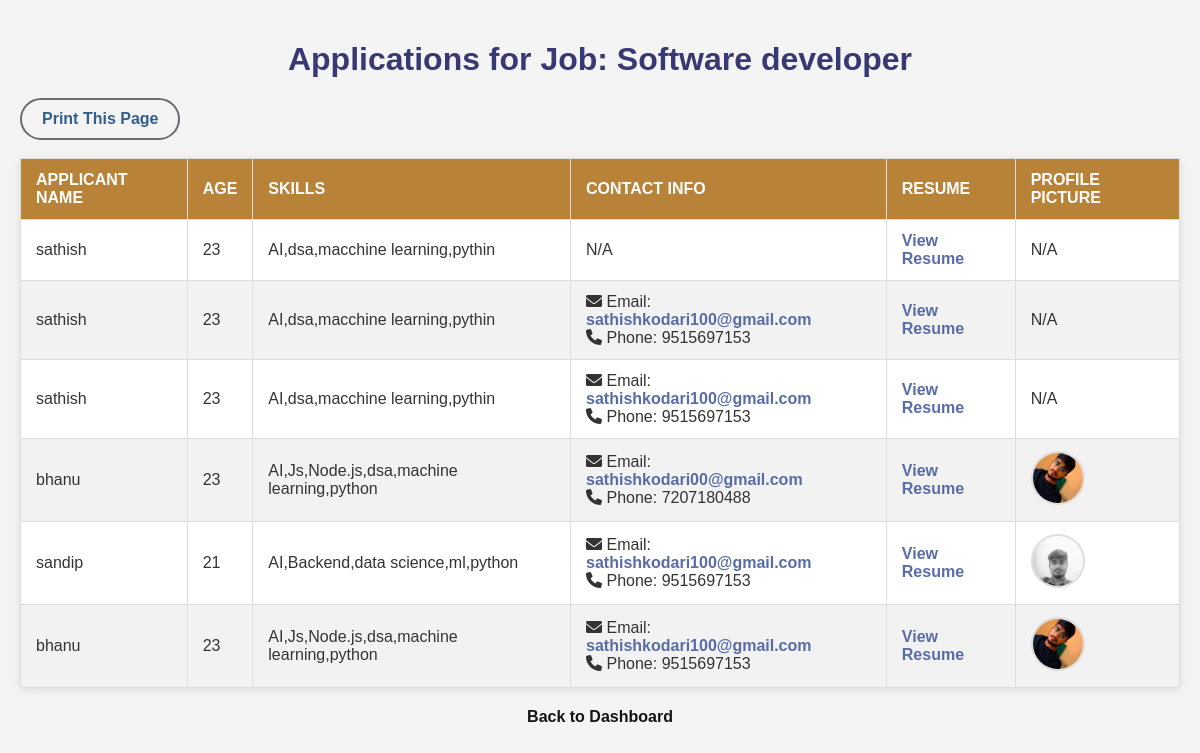
/admin_dashboard/applications/4 (signed in), run on the app's committed database.
### tables this page shows
CREATE TABLE career_options (
            id INTEGER PRIMARY KEY AUTOINCREMENT,
            name TEXT NOT NULL,
            description TEXT NOT NULL,
            learn_more TEXT NOT NULL,
            skills_required TEXT,
            application_form_url TEXT,
            is_vacant INTEGER DEFAULT 1,
            total_labour_vacancy INTEGER DEFAULT 0,
            posted_by TEXT,
            posted_date DATETIME DEFAULT CURRENT_TIMESTAMP
        );

CREATE TABLE applications (
            id INTEGER PRIMARY KEY AUTOINCREMENT,
            job_id INTEGER NOT NULL,
            applicant_name TEXT NOT NULL,
            contact_info TEXT,
            resume_filename TEXT, applicant_email TEXT, applicant_phone TEXT, first_name TEXT, last_name TEXT, dob TEXT, address TEXT, pincode TEXT, experience REAL, skills_applied TEXT, preferred_location TEXT, user_id INTEGER,
            FOREIGN KEY(job_id) REFERENCES career_options(id)
        );

CREATE TABLE users (
            username TEXT NOT NULL,
            password TEXT NOT NULL,
            age INTEGER,
            profile_pic TEXT,
            skills TEXT,
            role TEXT NOT NULL DEFAULT 'job_seeker', security_question TEXT, security_answer TEXT,
            PRIMARY KEY (username, role)
        );

### app.py (the view)
@app.route('/admin_dashboard/applications/<int:job_id>')
@admin_required
def view_applications(job_id):
    db = get_db()
    username = current_user.username
    job = db.execute("SELECT * FROM career_options WHERE id = ? AND posted_by = ?", (job_id, username)).fetchone()
    if not job:
        abort(404)
    query = """
        SELECT
            a.id,
            a.applicant_name,
            a.applicant_email,
            a.applicant_phone,
            a.resume_filename,
            u.age,
            u.skills,
            u.profile_pic
        FROM applications a
        LEFT JOIN users u ON a.applicant_name = u.username
        WHERE a.job_id = ?
    """
    applications = db.execute(query, (job_id,)).fetchall()
    return render_template("applications.html", job=job, applications=applications)

### app.py (called while the page is built)
def get_db():
    db = getattr(g, '_database', None)
    if db is None:
        db = g._database = sqlite3.connect(DATABASE)
    db.row_factory = sqlite3.Row
    return db

@app.teardown_appcontext
def close_connection(exception):
    db = getattr(g, '_database', None)
    if db:
        db.close()

@login_manager.user_loader
def load_user(user_id):
    return User.get(user_id)

def admin_required(f):
    @wraps(f)
    def decorated_function(*args, **kwargs):
        if not current_user.is_authenticated or current_user.role != 'admin':
            flash("Admin access required.", "error")
            return redirect(url_for('login'))
        return f(*args, **kwargs)
    return decorated_function

    @staticmethod
    def get(user_id):
        if ':' not in user_id:
            return None
        username, role = user_id.split(':', 1)
        db = get_db()
        user_row = db.execute("SELECT * FROM users WHERE username = ? AND role = ?", (username, role)).fetchone()
        if not user_row:
            return None
        return User(
            username=user_row['username'],
            age=user_row['age'],
            skills=user_row['skills'],
            profile_pic=user_row['profile_pic'],
            role=user_row['role']
        )

### templates/applications.html (shortened to what this page needs)
<!DOCTYPE html>
<html lang="en">
<head>
    <link rel="stylesheet" href="{{ url_for('static', filename='applications.css') }}">
    <link rel="stylesheet" href="https://cdnjs.cloudflare.com/ajax/libs/font-awesome/6.0.0/css/all.min.css">
</head>
<body>
    <h1>Applications for Job: {{ job.name }}</h1>
     <button type="button" id="print-btn"> Print This Page</button>
    <br>
    <br>
    <table>
        <thead>
            <tr>
                <th>Applicant Name</th>
                <th>Age</th>
                <th>Skills</th>
                <th>Contact Info</th>
                <th>Resume</th>
                <th>Profile Picture</th>
            </tr>
        </thead>
        <tbody>
            {% for app in applications %}
            <tr>
                <td>{{ app.applicant_name }}</td>
                <td>{{ app.age or 'N/A' }}</td>
                <td>{{ app.skills or 'N/A' }}</td>
                <td>
                    {% if app.applicant_email or app.applicant_phone %}
                        {% if app.applicant_email %}
                            <i class="fas fa-envelope"></i> Email: <a href="mailto:{{ app.applicant_email }}">{{ app.applicant_email }}</a><br>
                        {% endif %}
                        {% if app.applicant_phone %}
                            <i class="fas fa-phone"></i> Phone: {{ app.applicant_phone }}
                        {% endif %}
                    {% else %}
                        N/A
                    {% endif %}
                </td>
                <td>
                    {% if app.resume_filename %}
                        <a href="{{ url_for('uploaded_resume', filename=app.resume_filename) }}" target="_blank">View Resume</a>
                    {% else %}
                        N/A
                    {% endif %}
                </td>
                <td>
                    {% if app.profile_pic %}
                        <img src="{{ url_for('static', filename='profile_pics/' + app.profile_pic) }}" alt="{{ app.applicant_name }}'s profile picture" width="50" height="50">
                    {% else %}
                        N/A
                    {% endif %}
                </td>
            </tr>
            {% else %}
            <tr>
                <td colspan="6" style="text-align: center;">No applications yet for this job.</td>
            </tr>
            {% endfor %}
        </tbody>
    </table>
    <p><a href="{{ url_for('admin_dashboard') }}">Back to Dashboard</a></p>
</body>
</html>

### static/applications.css (style rules this page uses)
body { font-family: Arial, sans-serif; background-color: #f4f4f4; color: #333; margin: 0; padding: 20px; }
h1 { text-align: center; color: #383872; margin-bottom: 20px; }
table { width: 100%; border-collapse: collapse; margin: 0 auto; background-color: #fff; box-shadow: 0 2px 8px rgba(0, 0, 0, 0.1); }
th, td { padding: 12px 15px; border: 1px solid #ddd; text-align: left; }
thead { background-color: #b98239; color: white; }
th { font-weight: bold; text-transform: uppercase; }
tr:nth-child(even) { background-color: #f2f2f2; }
td a { color: #586da7; text-decoration: none; font-weight: bold; }
img { border-radius: 50%; border: 2px solid #ddd; object-fit: cover; }
p a { display: block; text-align: center; margin-top: 20px; color: #141415; text-decoration: none; font-weight: bold; }
#print-btn { padding: 10px 20px; color: #325f8e; font-size: 16px; font-weight: bold; background-color: transparent; border: 2px solid #6b6b72; border-radius: 30px; cursor: pointer; transition: all 0.3s ease; }

### data on the page
career_options: name "Software developer"
applications: applicant_name "sathish", age "23", skills "AI,dsa,macchine learning,pythin", shows "N/A"
applications: applicant_name "sathish", age "23", skills "AI,dsa,macchine learning,pythin", applicant_email "sathishkodari100@gmail.com", applicant_phone "9515697153", shows "N/A"
applications: applicant_name "sathish", age "23", skills "AI,dsa,macchine learning,pythin", applicant_email "sathishkodari100@gmail.com", applicant_phone "9515697153", shows "N/A"
applications: applicant_name "bhanu", age "23", skills "AI,Js,Node.js,dsa,machine learning,python", applicant_email "sathishkodari00@gmail.com", applicant_phone "7207180488", profile_pic (picture)
applications: applicant_name "sandip", age "21", skills "AI,Backend,data science,ml,python", applicant_email "sathishkodari100@gmail.com", applicant_phone "9515697153", profile_pic (picture)
applications: applicant_name "bhanu", age "23", skills "AI,Js,Node.js,dsa,machine learning,python", applicant_email "sathishkodari100@gmail.com", applicant_phone "9515697153", profile_pic (picture)
